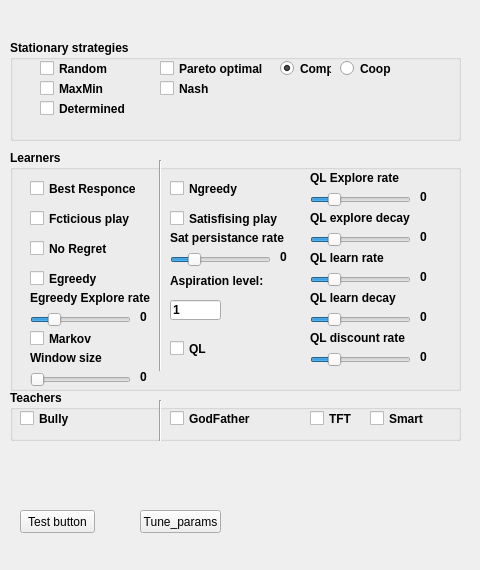
<?xml version="1.0" encoding="UTF-8"?>
<ui version="4.0">
 <class>Algorithms</class>
 <widget class="QWidget" name="Algorithms">
  <property name="geometry">
   <rect>
    <x>0</x>
    <y>0</y>
    <width>480</width>
    <height>570</height>
   </rect>
  </property>
  <property name="windowTitle">
   <string>Form</string>
  </property>
  <widget class="QGroupBox" name="groupBox">
   <property name="geometry">
    <rect>
     <x>10</x>
     <y>40</y>
     <width>451</width>
     <height>101</height>
    </rect>
   </property>
   <property name="font">
    <font>
     <weight>75</weight>
     <bold>true</bold>
    </font>
   </property>
   <property name="title">
    <string>Stationary strategies</string>
   </property>
   <widget class="QCheckBox" name="cb_al_rand">
    <property name="geometry">
     <rect>
      <x>30</x>
      <y>20</y>
      <width>70</width>
      <height>17</height>
     </rect>
    </property>
    <property name="text">
     <string>Random</string>
    </property>
   </widget>
   <widget class="QCheckBox" name="cb_Nash">
    <property name="geometry">
     <rect>
      <x>150</x>
      <y>40</y>
      <width>111</width>
      <height>17</height>
     </rect>
    </property>
    <property name="text">
     <string>Nash</string>
    </property>
   </widget>
   <widget class="QCheckBox" name="CB_Maxmin">
    <property name="geometry">
     <rect>
      <x>30</x>
      <y>40</y>
      <width>101</width>
      <height>17</height>
     </rect>
    </property>
    <property name="text">
     <string>MaxMin</string>
    </property>
   </widget>
   <widget class="QCheckBox" name="cb_al_det">
    <property name="geometry">
     <rect>
      <x>30</x>
      <y>60</y>
      <width>101</width>
      <height>17</height>
     </rect>
    </property>
    <property name="text">
     <string>Determined</string>
    </property>
   </widget>
   <widget class="QRadioButton" name="rb_par_coop">
    <property name="geometry">
     <rect>
      <x>330</x>
      <y>20</y>
      <width>51</width>
      <height>17</height>
     </rect>
    </property>
    <property name="text">
     <string>Coop</string>
    </property>
   </widget>
   <widget class="QRadioButton" name="rb_par_comp">
    <property name="geometry">
     <rect>
      <x>270</x>
      <y>20</y>
      <width>51</width>
      <height>17</height>
     </rect>
    </property>
    <property name="text">
     <string>Comp</string>
    </property>
    <property name="checked">
     <bool>true</bool>
    </property>
   </widget>
   <widget class="QCheckBox" name="cb_al_par_opt">
    <property name="geometry">
     <rect>
      <x>150</x>
      <y>20</y>
      <width>111</width>
      <height>17</height>
     </rect>
    </property>
    <property name="text">
     <string>Pareto optimal</string>
    </property>
   </widget>
  </widget>
  <widget class="QGroupBox" name="groupBox_2">
   <property name="geometry">
    <rect>
     <x>10</x>
     <y>150</y>
     <width>451</width>
     <height>241</height>
    </rect>
   </property>
   <property name="font">
    <font>
     <weight>75</weight>
     <bold>true</bold>
    </font>
   </property>
   <property name="title">
    <string>Learners</string>
   </property>
   <widget class="QCheckBox" name="cb_al_fict">
    <property name="geometry">
     <rect>
      <x>20</x>
      <y>60</y>
      <width>101</width>
      <height>17</height>
     </rect>
    </property>
    <property name="text">
     <string>Fcticious play</string>
    </property>
   </widget>
   <widget class="QCheckBox" name="cb_Ngreedy">
    <property name="geometry">
     <rect>
      <x>160</x>
      <y>30</y>
      <width>111</width>
      <height>17</height>
     </rect>
    </property>
    <property name="text">
     <string>Ngreedy</string>
    </property>
   </widget>
   <widget class="QCheckBox" name="cb_Egreedy">
    <property name="geometry">
     <rect>
      <x>20</x>
      <y>120</y>
      <width>111</width>
      <height>17</height>
     </rect>
    </property>
    <property name="text">
     <string>Egreedy</string>
    </property>
   </widget>
   <widget class="QCheckBox" name="cb_Noregret">
    <property name="geometry">
     <rect>
      <x>20</x>
      <y>90</y>
      <width>111</width>
      <height>17</height>
     </rect>
    </property>
    <property name="text">
     <string>No Regret</string>
    </property>
   </widget>
   <widget class="QCheckBox" name="cb_satisfising">
    <property name="geometry">
     <rect>
      <x>160</x>
      <y>60</y>
      <width>111</width>
      <height>17</height>
     </rect>
    </property>
    <property name="text">
     <string>Satisfising play</string>
    </property>
   </widget>
   <widget class="QCheckBox" name="cb_ql">
    <property name="geometry">
     <rect>
      <x>160</x>
      <y>190</y>
      <width>111</width>
      <height>17</height>
     </rect>
    </property>
    <property name="text">
     <string>QL</string>
    </property>
   </widget>
   <widget class="Line" name="line_2">
    <property name="geometry">
     <rect>
      <x>140</x>
      <y>10</y>
      <width>20</width>
      <height>211</height>
     </rect>
    </property>
    <property name="orientation">
     <enum>Qt::Vertical</enum>
    </property>
   </widget>
   <widget class="QSlider" name="slid_Egr_expl">
    <property name="geometry">
     <rect>
      <x>20</x>
      <y>160</y>
      <width>101</width>
      <height>20</height>
     </rect>
    </property>
    <property name="maximum">
     <number>100</number>
    </property>
    <property name="value">
     <number>20</number>
    </property>
    <property name="orientation">
     <enum>Qt::Horizontal</enum>
    </property>
   </widget>
   <widget class="QLabel" name="lbl_egr_expl">
    <property name="geometry">
     <rect>
      <x>130</x>
      <y>160</y>
      <width>47</width>
      <height>13</height>
     </rect>
    </property>
    <property name="text">
     <string>0</string>
    </property>
   </widget>
   <widget class="QLabel" name="label_2">
    <property name="geometry">
     <rect>
      <x>20</x>
      <y>140</y>
      <width>131</width>
      <height>16</height>
     </rect>
    </property>
    <property name="text">
     <string>Egreedy Explore rate</string>
    </property>
   </widget>
   <widget class="QLabel" name="label_3">
    <property name="geometry">
     <rect>
      <x>160</x>
      <y>80</y>
      <width>131</width>
      <height>16</height>
     </rect>
    </property>
    <property name="text">
     <string>Sat persistance rate</string>
    </property>
   </widget>
   <widget class="QSlider" name="slid_Sat_pers">
    <property name="geometry">
     <rect>
      <x>160</x>
      <y>100</y>
      <width>101</width>
      <height>20</height>
     </rect>
    </property>
    <property name="maximum">
     <number>100</number>
    </property>
    <property name="value">
     <number>20</number>
    </property>
    <property name="orientation">
     <enum>Qt::Horizontal</enum>
    </property>
   </widget>
   <widget class="QLabel" name="lbl_sat_pers">
    <property name="geometry">
     <rect>
      <x>270</x>
      <y>100</y>
      <width>47</width>
      <height>13</height>
     </rect>
    </property>
    <property name="text">
     <string>0</string>
    </property>
   </widget>
   <widget class="QLineEdit" name="le_sat_aspir">
    <property name="geometry">
     <rect>
      <x>160</x>
      <y>150</y>
      <width>51</width>
      <height>20</height>
     </rect>
    </property>
    <property name="layoutDirection">
     <enum>Qt::LeftToRight</enum>
    </property>
    <property name="text">
     <string>1</string>
    </property>
   </widget>
   <widget class="QLabel" name="label">
    <property name="geometry">
     <rect>
      <x>160</x>
      <y>120</y>
      <width>101</width>
      <height>21</height>
     </rect>
    </property>
    <property name="text">
     <string>Aspiration level:</string>
    </property>
   </widget>
   <widget class="QLabel" name="label_4">
    <property name="geometry">
     <rect>
      <x>300</x>
      <y>20</y>
      <width>131</width>
      <height>16</height>
     </rect>
    </property>
    <property name="text">
     <string>QL Explore rate</string>
    </property>
   </widget>
   <widget class="QSlider" name="slid_ql_expl">
    <property name="geometry">
     <rect>
      <x>300</x>
      <y>40</y>
      <width>101</width>
      <height>20</height>
     </rect>
    </property>
    <property name="maximum">
     <number>100</number>
    </property>
    <property name="value">
     <number>20</number>
    </property>
    <property name="orientation">
     <enum>Qt::Horizontal</enum>
    </property>
   </widget>
   <widget class="QLabel" name="lbl_ql_expl">
    <property name="geometry">
     <rect>
      <x>410</x>
      <y>40</y>
      <width>47</width>
      <height>13</height>
     </rect>
    </property>
    <property name="text">
     <string>0</string>
    </property>
   </widget>
   <widget class="QSlider" name="slid_ql_learn">
    <property name="geometry">
     <rect>
      <x>300</x>
      <y>120</y>
      <width>101</width>
      <height>20</height>
     </rect>
    </property>
    <property name="maximum">
     <number>100</number>
    </property>
    <property name="value">
     <number>20</number>
    </property>
    <property name="orientation">
     <enum>Qt::Horizontal</enum>
    </property>
   </widget>
   <widget class="QLabel" name="lbl_ql_learn">
    <property name="geometry">
     <rect>
      <x>410</x>
      <y>120</y>
      <width>47</width>
      <height>13</height>
     </rect>
    </property>
    <property name="text">
     <string>0</string>
    </property>
   </widget>
   <widget class="QLabel" name="label_5">
    <property name="geometry">
     <rect>
      <x>300</x>
      <y>100</y>
      <width>131</width>
      <height>16</height>
     </rect>
    </property>
    <property name="text">
     <string>QL learn rate</string>
    </property>
   </widget>
   <widget class="QSlider" name="slid_QL_learn_Dec">
    <property name="geometry">
     <rect>
      <x>300</x>
      <y>160</y>
      <width>101</width>
      <height>20</height>
     </rect>
    </property>
    <property name="maximum">
     <number>100</number>
    </property>
    <property name="value">
     <number>20</number>
    </property>
    <property name="orientation">
     <enum>Qt::Horizontal</enum>
    </property>
   </widget>
   <widget class="QLabel" name="lbl_ql_learn_dec">
    <property name="geometry">
     <rect>
      <x>410</x>
      <y>160</y>
      <width>47</width>
      <height>13</height>
     </rect>
    </property>
    <property name="text">
     <string>0</string>
    </property>
   </widget>
   <widget class="QLabel" name="label_6">
    <property name="geometry">
     <rect>
      <x>300</x>
      <y>140</y>
      <width>131</width>
      <height>16</height>
     </rect>
    </property>
    <property name="text">
     <string>QL learn decay</string>
    </property>
   </widget>
   <widget class="QSlider" name="slid_QL_disc">
    <property name="geometry">
     <rect>
      <x>300</x>
      <y>200</y>
      <width>101</width>
      <height>20</height>
     </rect>
    </property>
    <property name="maximum">
     <number>100</number>
    </property>
    <property name="value">
     <number>20</number>
    </property>
    <property name="orientation">
     <enum>Qt::Horizontal</enum>
    </property>
   </widget>
   <widget class="QLabel" name="lbl_ql_disc">
    <property name="geometry">
     <rect>
      <x>410</x>
      <y>200</y>
      <width>47</width>
      <height>13</height>
     </rect>
    </property>
    <property name="text">
     <string>0</string>
    </property>
   </widget>
   <widget class="QLabel" name="label_8">
    <property name="geometry">
     <rect>
      <x>300</x>
      <y>180</y>
      <width>131</width>
      <height>16</height>
     </rect>
    </property>
    <property name="text">
     <string>QL discount rate</string>
    </property>
   </widget>
   <widget class="QCheckBox" name="cb_best_resp">
    <property name="geometry">
     <rect>
      <x>20</x>
      <y>30</y>
      <width>111</width>
      <height>17</height>
     </rect>
    </property>
    <property name="text">
     <string>Best Responce</string>
    </property>
   </widget>
   <widget class="QCheckBox" name="cb_Markov">
    <property name="geometry">
     <rect>
      <x>20</x>
      <y>180</y>
      <width>111</width>
      <height>17</height>
     </rect>
    </property>
    <property name="text">
     <string>Markov</string>
    </property>
   </widget>
   <widget class="QLabel" name="label_9">
    <property name="geometry">
     <rect>
      <x>20</x>
      <y>200</y>
      <width>131</width>
      <height>16</height>
     </rect>
    </property>
    <property name="text">
     <string>Window size</string>
    </property>
   </widget>
   <widget class="QLabel" name="lbl_markov_win">
    <property name="geometry">
     <rect>
      <x>130</x>
      <y>220</y>
      <width>47</width>
      <height>13</height>
     </rect>
    </property>
    <property name="text">
     <string>0</string>
    </property>
   </widget>
   <widget class="QSlider" name="slid_Mark_w">
    <property name="geometry">
     <rect>
      <x>20</x>
      <y>220</y>
      <width>101</width>
      <height>20</height>
     </rect>
    </property>
    <property name="minimum">
     <number>1</number>
    </property>
    <property name="maximum">
     <number>10</number>
    </property>
    <property name="pageStep">
     <number>2</number>
    </property>
    <property name="value">
     <number>1</number>
    </property>
    <property name="orientation">
     <enum>Qt::Horizontal</enum>
    </property>
   </widget>
   <widget class="QLabel" name="lbl_ql_expl_dec">
    <property name="geometry">
     <rect>
      <x>410</x>
      <y>80</y>
      <width>47</width>
      <height>13</height>
     </rect>
    </property>
    <property name="text">
     <string>0</string>
    </property>
   </widget>
   <widget class="QLabel" name="label_7">
    <property name="geometry">
     <rect>
      <x>300</x>
      <y>60</y>
      <width>131</width>
      <height>16</height>
     </rect>
    </property>
    <property name="text">
     <string>QL explore decay</string>
    </property>
   </widget>
   <widget class="QSlider" name="slid_expl_dec">
    <property name="geometry">
     <rect>
      <x>300</x>
      <y>80</y>
      <width>101</width>
      <height>20</height>
     </rect>
    </property>
    <property name="maximum">
     <number>100</number>
    </property>
    <property name="value">
     <number>20</number>
    </property>
    <property name="orientation">
     <enum>Qt::Horizontal</enum>
    </property>
   </widget>
  </widget>
  <widget class="QGroupBox" name="groupBox_3">
   <property name="geometry">
    <rect>
     <x>10</x>
     <y>390</y>
     <width>451</width>
     <height>51</height>
    </rect>
   </property>
   <property name="font">
    <font>
     <weight>75</weight>
     <bold>true</bold>
    </font>
   </property>
   <property name="title">
    <string>Teachers</string>
   </property>
   <widget class="QCheckBox" name="CB_Bully">
    <property name="geometry">
     <rect>
      <x>10</x>
      <y>20</y>
      <width>70</width>
      <height>17</height>
     </rect>
    </property>
    <property name="text">
     <string>Bully</string>
    </property>
   </widget>
   <widget class="QCheckBox" name="CB_GodFather">
    <property name="geometry">
     <rect>
      <x>160</x>
      <y>20</y>
      <width>101</width>
      <height>17</height>
     </rect>
    </property>
    <property name="text">
     <string>GodFather</string>
    </property>
   </widget>
   <widget class="Line" name="line">
    <property name="geometry">
     <rect>
      <x>140</x>
      <y>10</y>
      <width>20</width>
      <height>81</height>
     </rect>
    </property>
    <property name="orientation">
     <enum>Qt::Vertical</enum>
    </property>
   </widget>
   <widget class="QCheckBox" name="cb_smart">
    <property name="geometry">
     <rect>
      <x>360</x>
      <y>20</y>
      <width>70</width>
      <height>17</height>
     </rect>
    </property>
    <property name="text">
     <string>Smart</string>
    </property>
   </widget>
   <widget class="QCheckBox" name="cb_TFT">
    <property name="geometry">
     <rect>
      <x>300</x>
      <y>20</y>
      <width>61</width>
      <height>17</height>
     </rect>
    </property>
    <property name="text">
     <string>TFT</string>
    </property>
   </widget>
  </widget>
  <widget class="QPushButton" name="pushButton">
   <property name="geometry">
    <rect>
     <x>20</x>
     <y>510</y>
     <width>75</width>
     <height>23</height>
    </rect>
   </property>
   <property name="text">
    <string>Test button</string>
   </property>
  </widget>
  <widget class="QPushButton" name="Pb_tune">
   <property name="geometry">
    <rect>
     <x>140</x>
     <y>510</y>
     <width>81</width>
     <height>23</height>
    </rect>
   </property>
   <property name="text">
    <string>Tune_params</string>
   </property>
  </widget>
 </widget>
 <resources/>
 <connections/>
</ui>
